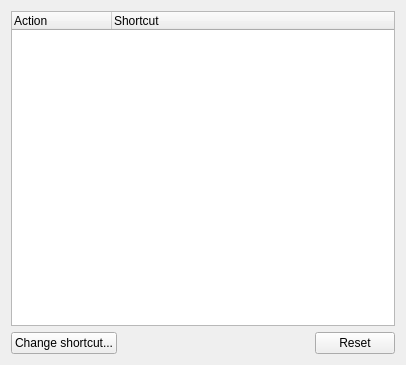
<?xml version="1.0" encoding="UTF-8"?>
<ui version="4.0">
 <class>SkinnedHotkeyEditor</class>
 <widget class="QWidget" name="SkinnedHotkeyEditor">
  <property name="geometry">
   <rect>
    <x>0</x>
    <y>0</y>
    <width>406</width>
    <height>365</height>
   </rect>
  </property>
  <property name="windowTitle">
   <string notr="true">Shortcuts</string>
  </property>
  <layout class="QGridLayout" name="gridLayout">
   <item row="1" column="1">
    <spacer name="horizontalSpacer_7">
     <property name="orientation">
      <enum>Qt::Horizontal</enum>
     </property>
     <property name="sizeHint" stdset="0">
      <size>
       <width>262</width>
       <height>20</height>
      </size>
     </property>
    </spacer>
   </item>
   <item row="1" column="0">
    <widget class="QPushButton" name="changeShortcutButton">
     <property name="text">
      <string>Change shortcut...</string>
     </property>
     <property name="icon">
      <iconset theme="configure">
       <normaloff>.</normaloff>.</iconset>
     </property>
    </widget>
   </item>
   <item row="1" column="2">
    <widget class="QPushButton" name="resetShortcutsButton">
     <property name="text">
      <string>Reset</string>
     </property>
    </widget>
   </item>
   <item row="0" column="0" colspan="3">
    <widget class="QTreeWidget" name="shortcutTreeWidget">
     <property name="alternatingRowColors">
      <bool>true</bool>
     </property>
     <property name="animated">
      <bool>true</bool>
     </property>
     <column>
      <property name="text">
       <string>Action</string>
      </property>
     </column>
     <column>
      <property name="text">
       <string>Shortcut</string>
      </property>
     </column>
    </widget>
   </item>
  </layout>
 </widget>
 <resources/>
 <connections/>
</ui>
